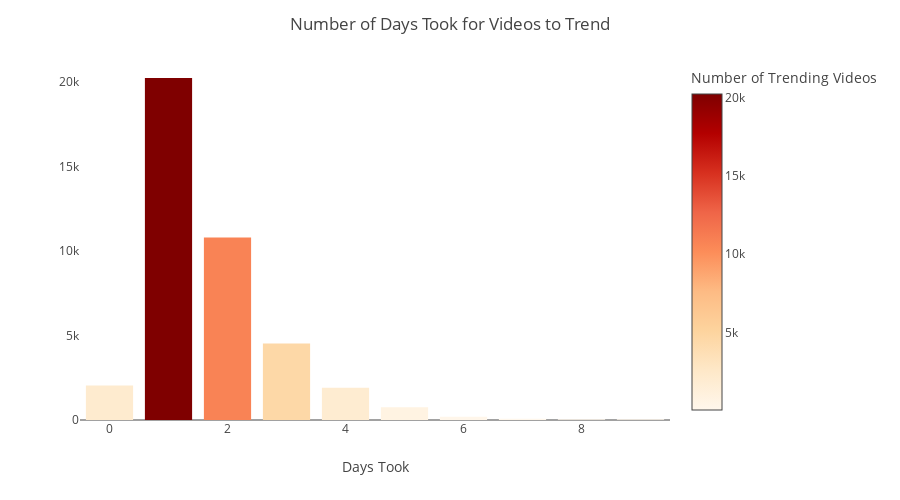

The code cell stored with this chart in its notebook:
### Code cell
fig = px.bar(days_to_trend_ca, x='Days Took', y='Counts', color='Counts', height=500,
            labels={'Counts':'Number of Trending Videos'}, color_continuous_scale=px.colors.sequential.OrRd)
fig.update_layout(template='none', title='Number of Days Took for Videos to Trend')
fig.update_yaxes(showgrid=False, title='')
fig.show()

### Figure 1 — Plotly figure (JSON) as saved in the notebook; plotly's stock layout.template omitted (floating-point values rounded to 4 significant figures)
{"data": [{"alignmentgroup": "True", "hovertemplate": "Days Took=%{x}<br>Number of Trending Videos=%{marker.color}<extra></extra>", "legendgroup": "", "marker": {"color": [2042, 20235, 10799, 4532, 1906, 749, 197, 69, 43, 48], "coloraxis": "coloraxis"}, "name": "", "offsetgroup": "", "orientation": "v", "showlegend": false, "textposition": "auto", "type": "bar", "x": [0, 1, 2, 3, 4, 5, 6, 7, 8, 9], "xaxis": "x", "y": [2042, 20235, 10799, 4532, 1906, 749, 197, 69, 43, 48], "yaxis": "y"}], "layout": {"barmode": "relative", "coloraxis": {"colorbar": {"title": {"text": "Number of Trending Videos"}}, "colorscale": [[0, "rgb(255,247,236)"], [0.125, "rgb(254,232,200)"], [0.25, "rgb(253,212,158)"], [0.375, "rgb(253,187,132)"], [0.5, "rgb(252,141,89)"], [0.625, "rgb(239,101,72)"], [0.75, "rgb(215,48,31)"], [0.875, "rgb(179,0,0)"], [1, "rgb(127,0,0)"]]}, "height": 500, "legend": {"tracegroupgap": 0}, "margin": {"t": 60}, "title": {"text": "Number of Days Took for Videos to Trend"}, "xaxis": {"anchor": "y", "domain": [0, 1], "title": {"text": "Days Took"}}, "yaxis": {"anchor": "x", "domain": [0, 1], "showgrid": false, "title": {"text": ""}}}}
